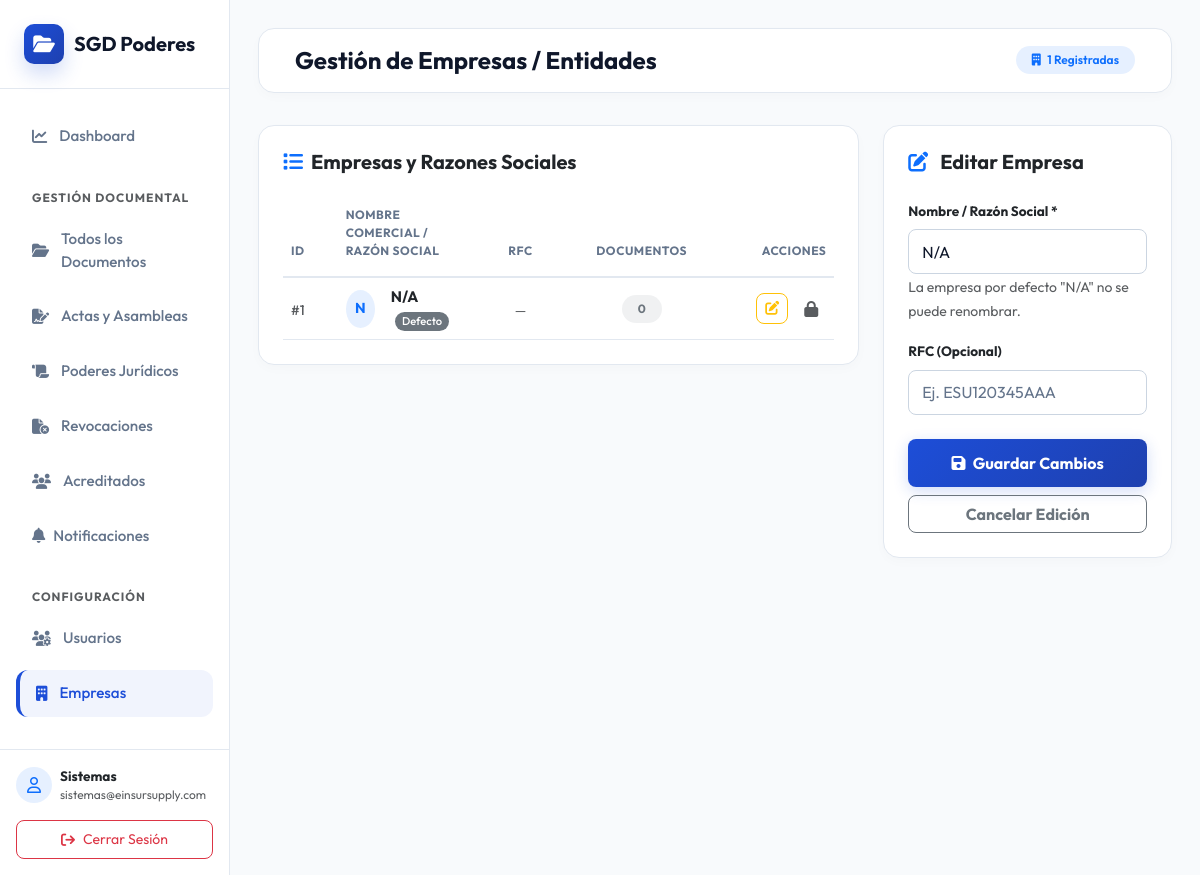
/empresas.php?edit=1 (signed in), run on the app's committed database.
### tables this page shows
CREATE TABLE IF NOT EXISTS `empresas` (
    `id` INT AUTO_INCREMENT PRIMARY KEY,
    `nombre` VARCHAR(255) NOT NULL UNIQUE,
    `rfc` VARCHAR(20) DEFAULT NULL,
    `created_at` TIMESTAMP DEFAULT CURRENT_TIMESTAMP
);

### empresas.php (the view, shortened to what this page needs)
<?php
require_once __DIR__ . '/config/db.php';
$edit_mode = false;
$edit_nombre = '';
$edit_rfc = '';
if (isset($_GET['edit'])) {
    $edit_id = (int)$_GET['edit'];
    try {
        $stmt_edit = $pdo->prepare("SELECT id, nombre, rfc FROM empresas WHERE id = :id");
        $stmt_edit->execute(['id' => $edit_id]);
        $emp_edit = $stmt_edit->fetch();
        if ($emp_edit) {
            $edit_mode = true;
            $edit_nombre = $emp_edit['nombre'];
            $edit_rfc = $emp_edit['rfc'];
        }
    } catch (PDOException $e) {
        error_log("Error al cargar empresa para editar: " . $e->getMessage());
    }
}
try {
    $sql = "SELECT e.id, e.nombre, e.rfc, e.created_at, COUNT(d.id) as total_documentos
            FROM empresas e
            LEFT JOIN documentos d ON e.id = d.empresa_id
            GROUP BY e.id, e.nombre, e.rfc, e.created_at
            ORDER BY e.nombre ASC";
    $stmt = $pdo->query($sql);
    $empresas = $stmt->fetchAll();
} catch (PDOException $e) {
    error_log("Error al consultar empresas: " . $e->getMessage());
    $empresas = [];
}
require_once __DIR__ . '/includes/header.php';
require_once __DIR__ . '/includes/sidebar.php';
?>
<div class="content-area">
    <nav class="navbar navbar-top navbar-expand-lg navbar-light bg-transparent">
        <div class="container-fluid">
            <span class="navbar-brand mb-0 h1 fw-bold fs-4">Gestión de Empresas / Entidades</span>
            <div class="ms-auto d-flex align-items-center gap-3">
                <span class="badge bg-primary bg-opacity-10 text-primary rounded-pill px-3 py-2 fw-semibold">
                    <i class="fa-solid fa-building me-1"></i> <?php echo count($empresas); ?> Registradas
                </span>
            </div>
        </div>
    </nav>
    <div class="container-fluid p-0">
        <div class="row g-4">
            <div class="col-lg-8">
                <div class="p-4 rounded-4 bg-white" style="border: 1px solid #e2e8f0; box-shadow: 0 4px 12px rgba(15, 23, 42, 0.02);">
                    <h5 class="fw-bold text-dark mb-4"><i class="fa-solid fa-list text-primary me-2"></i>Empresas y Razones Sociales</h5>
                    <div class="table-responsive">
                        <table class="table align-middle mb-0" style="border-color: #f1f5f9;">
                            <thead>
                                <tr class="text-uppercase text-muted fw-bold" style="font-size: 0.75rem; letter-spacing: 0.5px;">
                                    <th class="pb-3" style="width: 70px;">ID</th>
                                    <th class="pb-3">Nombre Comercial / Razón Social</th>
                                    <th class="pb-3 text-center" style="width: 150px;">RFC</th>
                                    <th class="pb-3 text-center" style="width: 150px;">Documentos</th>
                                    <th class="pb-3 text-end" style="width: 150px;">Acciones</th>
                                </tr>
                            </thead>
                            <tbody>
                                <?php if (empty($empresas)): ?>
                                    <tr>
                                        <td colspan="5" class="text-center py-5 text-muted">
                                            No hay empresas registradas en el sistema.
                                        </td>
                                    </tr>
                                <?php else: ?>
                                    <?php foreach ($empresas as $e): ?>
                                        <tr>
                                            <td>
                                                <span class="text-muted fw-medium" style="font-size: 0.85rem;">#<?php echo $e['id']; ?></span>
                                            </td>
                                            <td>
                                                <div class="d-flex align-items-center">
                                                    <div class="bg-primary bg-opacity-10 rounded-circle d-flex align-items-center justify-content-center me-3 text-primary fw-bold" style="width: 38px; height: 38px; font-size: 0.9rem;">
                                                        <?php
                                                        $initials = '';
                                                        $words = explode(' ', $e['nombre']);
                                                        $initials .= strtoupper(substr($words[0], 0, 1));
                                                        echo htmlspecialchars(substr($initials, 0, 2));
                                                        ?>
                                                    </div>
                                                    <div>
                                                        <div class="text-dark fw-bold" style="font-size: 0.95rem;">
                                                            <?php echo htmlspecialchars($e['nombre']); ?>
                                                            <?php if ($e['nombre'] === 'N/A'): ?>
                                                                <span class="badge bg-secondary rounded-pill fw-medium ms-1" style="font-size: 0.7rem;">Defecto</span>
                                                            <?php endif; ?>
                                                        </div>
                                                    </div>
                                                </div>
                                            </td>
                                            <td class="text-center">
                                                <?php if (!empty($e['rfc'])): ?>
                                                    <span class="font-monospace text-dark" style="font-size: 0.85rem;"><?php echo htmlspecialchars($e['rfc']); ?></span>
                                                <?php else: ?>
                                                    <span class="text-muted" style="font-size: 0.85rem;">—</span>
                                                <?php endif; ?>
                                            </td>
                                            <td class="text-center">
                                                <?php if ($e['total_documentos'] > 0): ?>
                                                    <span class="badge bg-success bg-opacity-10 text-success rounded-pill px-3 py-2 fw-bold" style="font-size: 0.75rem;">
                                                        <i class="fa-solid fa-file-shield me-1"></i> <?php echo $e['total_documentos']; ?>
                                                    </span>
                                                <?php else: ?>
                                                    <span class="badge bg-secondary bg-opacity-10 text-secondary rounded-pill px-3 py-2 fw-bold" style="font-size: 0.75rem;">
                                                        0
                                                    </span>
                                                <?php endif; ?>
                                            </td>
                                            <td class="text-end">
                                                <div class="d-flex justify-content-end gap-2 align-items-center">
                                                    <a href="empresas.php?edit=<?php echo $e['id']; ?>" class="btn btn-outline-warning btn-sm rounded-3 py-1 px-2" title="Editar Empresa">
                                                        <i class="fa-solid fa-pen-to-square"></i>
                                                    </a>
                                                    <?php if ($e['nombre'] !== 'N/A' && $e['total_documentos'] == 0): ?>
                                                        <button type="button" class="btn btn-outline-danger btn-sm rounded-3 py-1 px-2" title="Eliminar Empresa" onclick="confirmarEliminar(<?php echo $e['id']; ?>)">
                                                            <i class="fa-solid fa-trash"></i>
                                                        </button>
                                                    <?php else: ?>
                                                        <span class="text-muted px-2" title="<?php echo ($e['nombre'] === 'N/A') ? 'No se puede eliminar la empresa por defecto' : 'Tiene documentos asociados'; ?>">
                                                            <i class="fa-solid fa-lock"></i>
                                                        </span>
                                                    <?php endif; ?>
                                                </div>
                                            </td>
                                        </tr>
                                    <?php endforeach; ?>
                                <?php endif; ?>
                            </tbody>
                        </table>
                    </div>
                </div>
            </div>
            <div class="col-lg-4">
                <div class="p-4 rounded-4 bg-white" style="border: 1px solid #e2e8f0; box-shadow: 0 4px 12px rgba(15, 23, 42, 0.02);">
                    <h5 class="fw-bold text-dark mb-4">
                        <i class="fa-solid <?php echo $edit_mode ? 'fa-pen-to-square' : 'fa-plus'; ?> text-primary me-2"></i>
                        <?php echo $edit_mode ? 'Editar Empresa' : 'Registrar Empresa'; ?>
                    </h5>
                    <form method="POST" action="empresas.php">
                        <div class="mb-3">
                            <label for="nombre" class="form-label fw-bold text-dark" style="font-size: 0.85rem;">Nombre / Razón Social *</label>
                            <input type="text" class="form-control rounded-3" id="nombre" name="nombre" placeholder="Ej. Einsur Supply S.A. de C.V." value="<?php echo htmlspecialchars($edit_nombre); ?>" required <?php echo ($edit_nombre === 'N/A') ? 'readonly' : ''; ?> style="border-color: #cbd5e1; padding: 0.6rem 0.8rem;">
                            <?php if ($edit_nombre === 'N/A'): ?>
                                <small class="text-muted">La empresa por defecto "N/A" no se puede renombrar.</small>
                            <?php endif; ?>
                        </div>
                        <div class="mb-4">
                            <label for="rfc" class="form-label fw-bold text-dark" style="font-size: 0.85rem;">RFC (Opcional)</label>
                            <input type="text" class="form-control rounded-3" id="rfc" name="rfc" placeholder="Ej. ESU120345AAA" value="<?php echo htmlspecialchars($edit_rfc); ?>" style="border-color: #cbd5e1; padding: 0.6rem 0.8rem;">
                        </div>
                        <div class="d-grid gap-2">
                            <button type="submit" class="btn btn-primary-custom w-100 py-2.5 rounded-3 fw-bold">
                                <i class="fa-solid fa-save me-1"></i> <?php echo $edit_mode ? 'Guardar Cambios' : 'Guardar Empresa'; ?>
                            </button>
                            <?php if ($edit_mode): ?>
                                <a href="empresas.php" class="btn btn-outline-secondary w-100 py-2.5 rounded-3 fw-bold">
                                    Cancelar Edición
                                </a>
                            <?php endif; ?>
                        </div>
                    </form>
                </div>
            </div>
        </div>
    </div>
</div>
<?php
require_once __DIR__ . '/includes/footer.php';
?>

### assets/css/style.css (style rules this page uses)
:root { --primary-color: #1d4ed8; --primary-hover: #1e40af; --primary-gradient: linear-gradient(135deg, #1d4ed8 0%, #1e40af 100%); --bg-gradient: linear-gradient(135deg, #f8fafc 0%, #f1f5f9 50%, #e2e8f0 100%); --bg-body: #f8fafc; --bg-sidebar: #ffffff; --bg-content: #f8fafc; --glass-bg: rgba(255, 255, 255, 0.85); --glass-border: rgba(226, 232, 240, 0.8); --text-primary: #0f172a; --text-muted: #64748b; --border-color: #e2e8f0; }
body { font-family: 'Outfit', sans-serif; background: var(--bg-gradient); background-size: 100% 100%; min-height: 100vh; display: flex; align-items: center; justify-content: center; color: var(--text-primary); overflow-x: hidden; }
.form-label { font-size: 0.9rem; font-weight: 500; color: var(--text-primary); margin-bottom: 0.5rem; }
.form-control { background: #ffffff; border: 1px solid #cbd5e1; border-radius: 12px; color: var(--text-primary) !important; padding: 0.75rem 1rem; transition: all 0.3s ease; }
.form-control::placeholder { color: var(--text-muted); }
.btn-primary-custom { background: var(--primary-gradient); border: none; border-radius: 12px; color: white !important; font-weight: 600; padding: 0.75rem 1.5rem; transition: all 0.3s ease; box-shadow: 0 4px 15px rgba(29, 78, 216, 0.2); }
body.dashboard-body { background: var(--bg-body); color: var(--text-primary); animation: none; overflow-y: auto; min-height: 100vh; display: flex; flex-direction: column; justify-content: flex-start; }
.content-area { width: 100%; padding: 2.5rem; background: var(--bg-content); min-height: 100vh; display: flex; flex-direction: column; }
.navbar-top { background: #ffffff !important; border: 1px solid var(--border-color); padding: 0.75rem 1.5rem; border-radius: 16px; margin-bottom: 2rem; box-shadow: 0 4px 12px rgba(15, 23, 42, 0.02); }
.navbar-top .navbar-brand { color: var(--text-primary) !important; }
.table { color: var(--text-primary) !important; }
.table th { color: var(--text-muted) !important; border-bottom: 2px solid var(--border-color) !important; }
.table td { border-bottom: 1px solid var(--border-color) !important; }
@media (max-width: 1200px) { .content-area { padding: 1.75rem; } }

### data on the page
empresas: id "1", nombre "N", nombre "N/A", shows "Defecto"

### other printed values
$_SESSION['user_nombre'] "Sistemas"
$_SESSION['user_email'] "sistemas@einsursupply.com"
count($empresas) "1"
